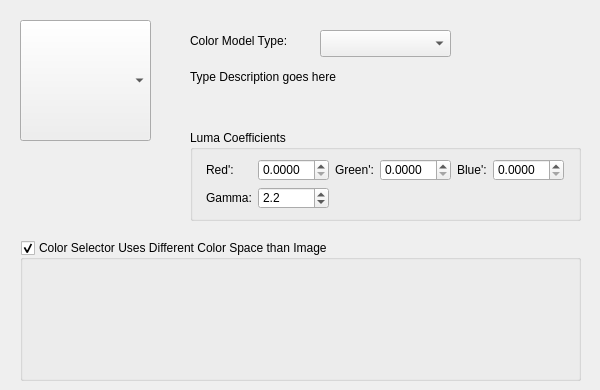
     <widget class="QWidget" name="tab_typeshape">
      <attribute name="title">
       <string>Color Selector</string>
      </attribute>
      <widget class="QGroupBox" name="lumaCoefficientGroupbox">
       <property name="geometry">
        <rect>
         <x>190</x>
         <y>130</y>
         <width>391</width>
         <height>91</height>
        </rect>
       </property>
       <property name="sizePolicy">
        <sizepolicy hsizetype="Fixed" vsizetype="Fixed">
         <horstretch>0</horstretch>
         <verstretch>0</verstretch>
        </sizepolicy>
       </property>
       <property name="title">
        <string>Luma Coefficients</string>
       </property>
       <layout class="QHBoxLayout" name="horizontalLayout_15">
        <item>
         <layout class="QGridLayout" name="gridLayout_5">
          <property name="leftMargin">
           <number>0</number>
          </property>
          <property name="rightMargin">
           <number>0</number>
          </property>
          <property name="verticalSpacing">
           <number>6</number>
          </property>
          <item row="0" column="0">
           <widget class="QLabel" name="redlabel">
            <property name="sizePolicy">
             <sizepolicy hsizetype="Fixed" vsizetype="Preferred">
              <horstretch>0</horstretch>
              <verstretch>0</verstretch>
             </sizepolicy>
            </property>
            <property name="text">
             <string>Red':</string>
            </property>
           </widget>
          </item>
          <item row="0" column="3">
           <widget class="QDoubleSpinBox" name="l_lumaG">
            <property name="sizePolicy">
             <sizepolicy hsizetype="Fixed" vsizetype="Minimum">
              <horstretch>0</horstretch>
              <verstretch>0</verstretch>
             </sizepolicy>
            </property>
            <property name="minimumSize">
             <size>
              <width>50</width>
              <height>0</height>
             </size>
            </property>
            <property name="decimals">
             <number>4</number>
            </property>
           </widget>
          </item>
          <item row="0" column="2">
           <widget class="QLabel" name="greenlabel">
            <property name="sizePolicy">
             <sizepolicy hsizetype="Fixed" vsizetype="Preferred">
              <horstretch>0</horstretch>
              <verstretch>0</verstretch>
             </sizepolicy>
            </property>
            <property name="text">
             <string>Green':</string>
            </property>
           </widget>
          </item>
          <item row="0" column="4">
           <widget class="QLabel" name="bluelabel">
            <property name="sizePolicy">
             <sizepolicy hsizetype="Fixed" vsizetype="Preferred">
              <horstretch>0</horstretch>
              <verstretch>0</verstretch>
             </sizepolicy>
            </property>
            <property name="text">
             <string>Blue':</string>
            </property>
           </widget>
          </item>
          <item row="0" column="1">
           <widget class="QDoubleSpinBox" name="l_lumaR">
            <property name="sizePolicy">
             <sizepolicy hsizetype="Fixed" vsizetype="Minimum">
              <horstretch>0</horstretch>
              <verstretch>0</verstretch>
             </sizepolicy>
            </property>
            <property name="minimumSize">
             <size>
              <width>50</width>
              <height>0</height>
             </size>
            </property>
            <property name="decimals">
             <number>4</number>
            </property>
           </widget>
          </item>
          <item row="0" column="5">
           <widget class="QDoubleSpinBox" name="l_lumaB">
            <property name="sizePolicy">
             <sizepolicy hsizetype="Fixed" vsizetype="Minimum">
              <horstretch>0</horstretch>
              <verstretch>0</verstretch>
             </sizepolicy>
            </property>
            <property name="minimumSize">
             <size>
              <width>50</width>
              <height>0</height>
             </size>
            </property>
            <property name="decimals">
             <number>4</number>
            </property>
           </widget>
          </item>
          <item row="1" column="1">
           <widget class="QDoubleSpinBox" name="SP_Gamma">
            <property name="toolTip">
             <string>&lt;html&gt;&lt;head/&gt;&lt;body&gt;&lt;p&gt;This sets the gamma value that the linearised HSY Luminosity is crunched with. 1 makes the selector fully linear, 2.2 is a practical default value.&lt;/p&gt;&lt;/body&gt;&lt;/html&gt;</string>
            </property>
            <property name="decimals">
             <number>1</number>
            </property>
            <property name="minimum">
             <double>-3.000000000000000</double>
            </property>
            <property name="maximum">
             <double>3.000000000000000</double>
            </property>
            <property name="singleStep">
             <double>0.100000000000000</double>
            </property>
            <property name="value">
             <double>2.200000000000000</double>
            </property>
           </widget>
          </item>
          <item row="1" column="0">
           <widget class="QLabel" name="gamma_label">
            <property name="text">
             <string>Gamma:</string>
            </property>
           </widget>
          </item>
         </layout>
        </item>
       </layout>
      </widget>
      <widget class="QLabel" name="l_type">
       <property name="geometry">
        <rect>
         <x>190</x>
         <y>30</y>
         <width>131</width>
         <height>21</height>
        </rect>
       </property>
       <property name="text">
        <string>Color Model Type:</string>
       </property>
       <property name="alignment">
        <set>Qt::AlignLeading|Qt::AlignLeft|Qt::AlignVCenter</set>
       </property>
       <property name="buddy">
        <cstring>colorSelectorConfiguration</cstring>
       </property>
      </widget>
      <widget class="KisColorSelectorComboBox" name="colorSelectorConfiguration">
       <property name="geometry">
        <rect>
         <x>20</x>
         <y>20</y>
         <width>131</width>
         <height>121</height>
        </rect>
       </property>
      </widget>
      <widget class="QComboBox" name="colorSelectorTypeComboBox">
       <property name="geometry">
        <rect>
         <x>320</x>
         <y>30</y>
         <width>131</width>
         <height>27</height>
        </rect>
       </property>
      </widget>
      <widget class="QLabel" name="ACSTypeDescriptionLabel">
       <property name="geometry">
        <rect>
         <x>190</x>
         <y>70</y>
         <width>401</width>
         <height>61</height>
        </rect>
       </property>
       <property name="sizePolicy">
        <sizepolicy hsizetype="Fixed" vsizetype="Fixed">
         <horstretch>0</horstretch>
         <verstretch>0</verstretch>
        </sizepolicy>
       </property>
       <property name="text">
        <string notr="true">Type Description goes here</string>
       </property>
       <property name="alignment">
        <set>Qt::AlignLeading|Qt::AlignLeft|Qt::AlignTop</set>
       </property>
       <property name="wordWrap">
        <bool>true</bool>
       </property>
      </widget>
      <widget class="QGroupBox" name="useDifferentColorSpaceCheckbox">
       <property name="geometry">
        <rect>
         <x>20</x>
         <y>240</y>
         <width>561</width>
         <height>141</height>
        </rect>
       </property>
       <property name="minimumSize">
        <size>
         <width>0</width>
         <height>0</height>
        </size>
       </property>
       <property name="title">
        <string>Color Selector Uses Different Color Space than Image</string>
       </property>
       <property name="checkable">
        <bool>true</bool>
       </property>
       <layout class="QVBoxLayout" name="verticalLayout_10">
        <item>
         <widget class="KisColorSpaceSelector" name="colorSpace" native="true">
          <property name="enabled">
           <bool>false</bool>
          </property>
          <property name="sizePolicy">
           <sizepolicy hsizetype="Preferred" vsizetype="Preferred">
            <horstretch>0</horstretch>
            <verstretch>0</verstretch>
           </sizepolicy>
          </property>
         </widget>
        </item>
       </layout>
      </widget>
     </widget>
